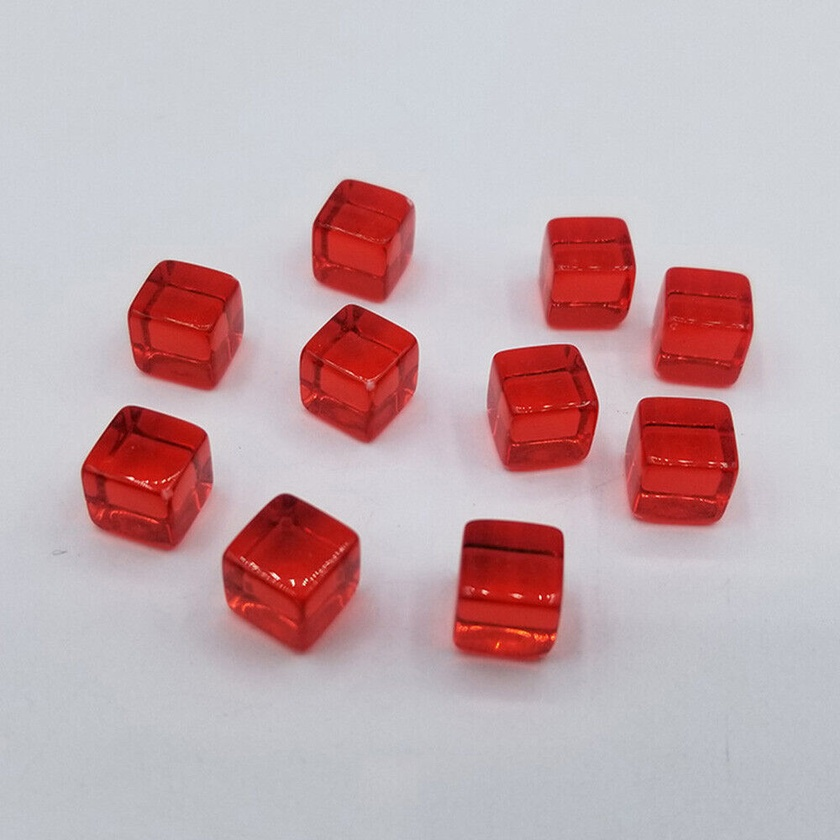
#> input picture CameraSetup/cubes.jpg, 840 x 840 px, shrunk from 1000 x 1000 before the run, given in place of the camera
$ python color-detected.py
#> lines starting #> are read from the running program, lines starting #| are printed output that depends on the picture; after the words box and inside, x2 and y2 are one past the last pixel; in counts of white or black regions, pixels touching at a corner belong together
import cv2
import numpy as np

# Nilai HSV untuk warna-warna yang ingin dideteksi
hsv_colors = {
    'Biru': ([56, 40, 102], [118, 192, 255]),
    'Kuning': ([10, 20, 187], [255, 255, 255]),
    'Merah': ([111, 37, 81], [255, 255, 255])
}

# Membuka koneksi ke webcam
cap = cv2.VideoCapture(0)

while True:
    ret, frame = cap.read()
#> frame is the input picture: shape (840, 840, 3); mean B, G, R 175, 170.6, 195.7

    if not ret:
        print("Failed to grab frame")
        break

    # Konversi frame dari BGR ke HSV
    hsv_frame = cv2.cvtColor(frame, cv2.COLOR_BGR2HSV)
#> hsv_frame: shape (840, 840, 3); mean H, S, V 105.8, 46.1, 200.7

    # Loop untuk setiap warna dan mendeteksi sesuai nilai HSV
    for color_name, (lower_hsv, upper_hsv) in hsv_colors.items():
        lower_bound = np.array(lower_hsv)
        upper_bound = np.array(upper_hsv)

        # Membuat mask untuk warna yang sesuai
        mask = cv2.inRange(hsv_frame, lower_bound, upper_bound)
        result = cv2.bitwise_and(frame, frame, mask=mask)

        # Temukan kontur (bentuk) dari area yang terdeteksi
        contours, _ = cv2.findContours(mask, cv2.RETR_TREE, cv2.CHAIN_APPROX_SIMPLE)

        for contour in contours:
            # Hanya menampilkan kotak untuk objek dengan area lebih besar dari threshold tertentu
            area = cv2.contourArea(contour)
            if area > 1000:
                # Gambar kotak di sekitar area yang terdeteksi
                x, y, w, h = cv2.boundingRect(contour)
                cv2.rectangle(frame, (x, y), (x + w, y + h), (255, 0, 0), 2)
                # Tambahkan label warna di atas kotak
                cv2.putText(frame, color_name, (x, y - 10), cv2.FONT_HERSHEY_SIMPLEX, 0.6, (255, 255, 255), 2)
#> this loop made 3 passes
#> pass 2, `mask = cv2.inRange(hsv_frame, lower_bound, upper_bound)`:
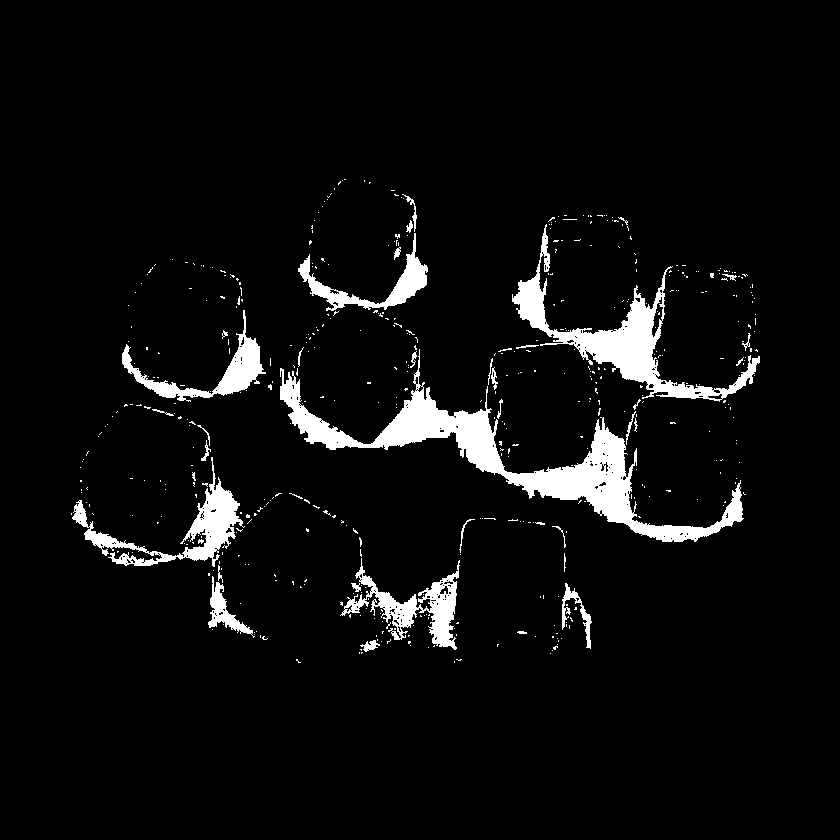
#> mask: shape (840, 840); 5.3% white; 505 white regions (465 under 20 px), largest, box (x1, y1, x2, y2) and area: (280, 349, 744, 542) 13948, (512, 224, 760, 402) 7377, (72, 457, 245, 567) 3816
#> pass 2, `result = cv2.bitwise_and(frame, frame, mask=mask)`:
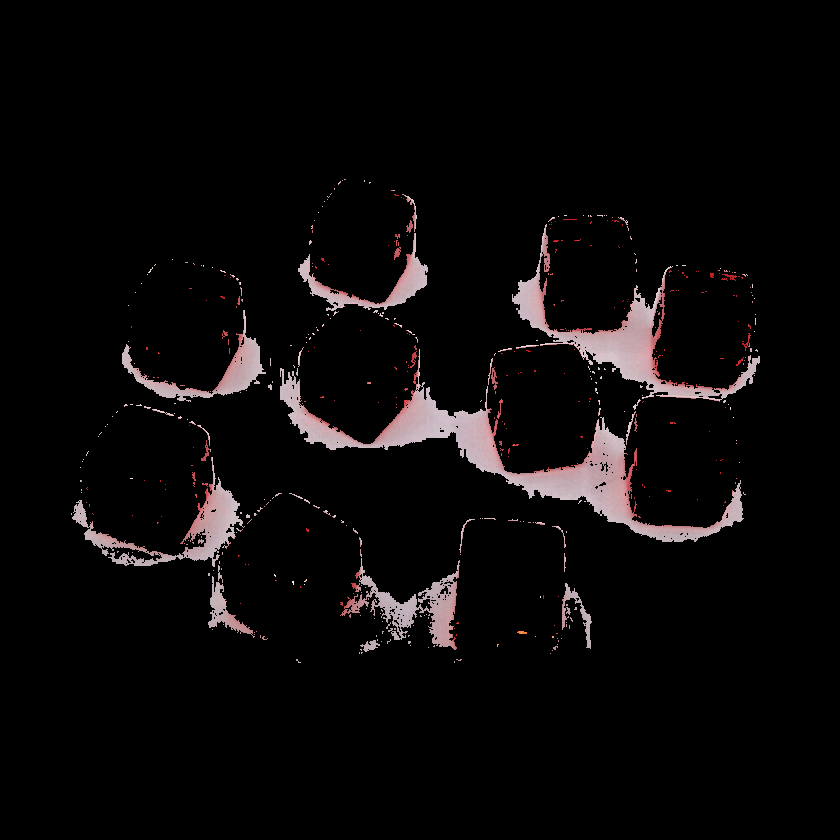
#> result: shape (840, 840, 3); mean B, G, R 9, 8.7, 10.6
#> after the loop:
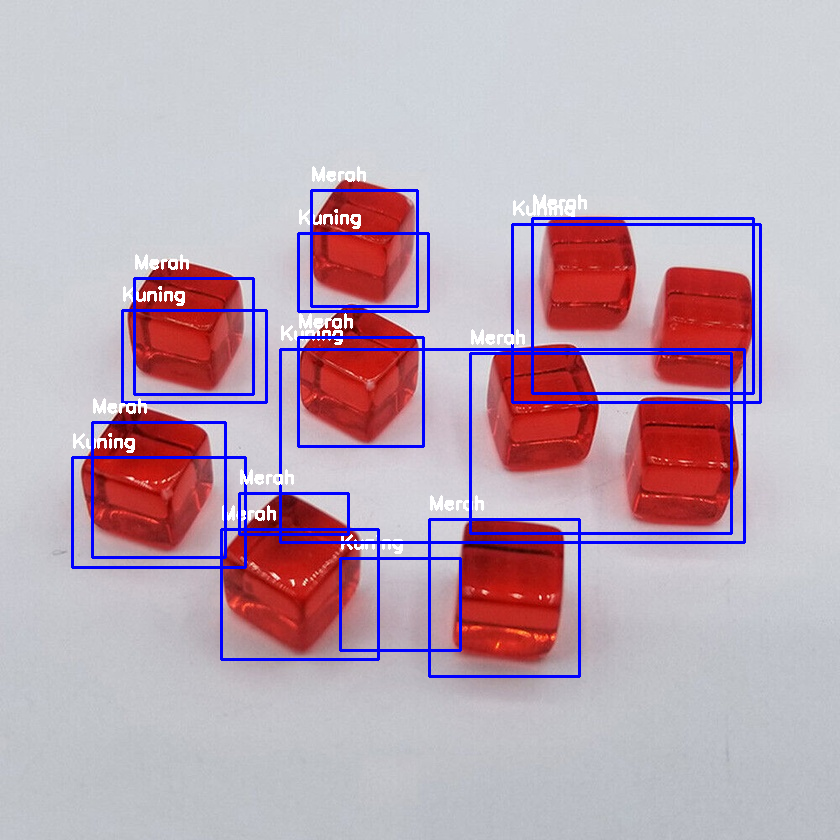
#> frame: shape (840, 840, 3); 4.68% of pixels changed, all inside (x1, y1, x2, y2) = (71, 166, 762, 678)
#> after the loop:
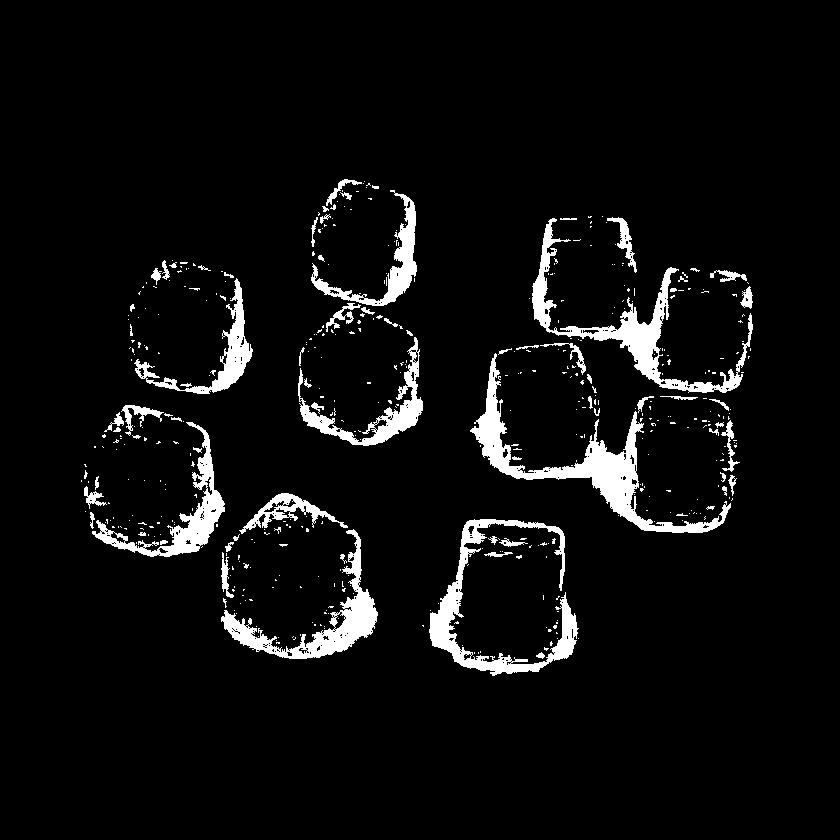
#> mask: shape (840, 840); 5.5% white; 480 white regions (405 under 20 px), largest, box (x1, y1, x2, y2) and area: (470, 353, 731, 533) 6681, (532, 218, 753, 393) 5239, (429, 519, 579, 676) 4815

    # Menampilkan frame asli dengan kotak dan label
    cv2.imshow("Deteksi Warna", frame)

    # Keluar dari loop jika tombol 'q' ditekan
    if cv2.waitKey(1) & 0xFF == ord('q'):
#> (key q is pressed here)
        break

# Melepaskan resource
cap.release()
cv2.destroyAllWindows()
